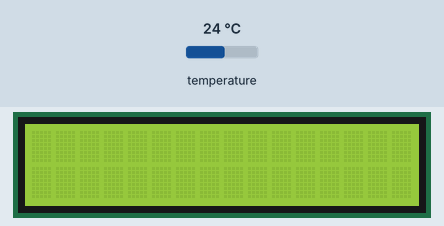
Simulated run of this sketch. Board: Arduino Uno, built with avr-gcc and run on an emulated ATmega328P. Shown: 16×2 character LCD. Inputs (shaded band) come from the test bench; at power-on: temperature 24 °C. What the sketch prints to the serial monitor is not drawn.

Above: at 1.2 s.
1.3 s: temperature set to 28 °C
At 4.1 s:
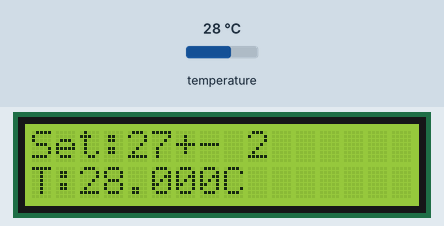
4.4 s: temperature set to 1 °C
At 6.3 s:
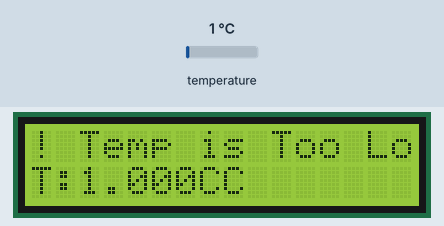
10.2 s: temperature set to 12 °C
At 11.8 s:
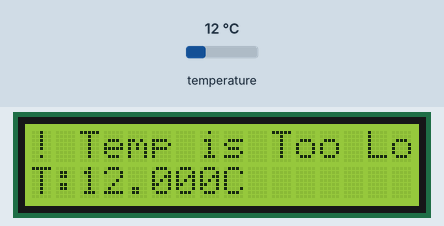
Timing chart, 0 to 13.3 s (numbered marks = the images above; inputs shaded):
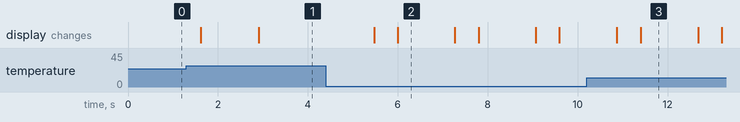

Measured:
- after the input at 1.3 s, the display: first differs from a run without the input after 1.6 s (image 1)
- after the input at 4.4 s, the display: first changes after 1.1 s (image 2 shows a later state)
- after the input at 10.2 s, the display: first differs from a run without the input after 1.2 s (image 3)
- what the display in image 2 shows lasts 1.3 s, from 6.0 s to 7.3 s

The sketch:

TemperatureWatcher.ino
```cpp
#include <LiquidCrystal.h>
#include <OneWire.h>
#include "LCDShield.h"
#include "eKettleTone.h"

//  Celsius
#define bCelsius  1

//  Temperature Set
float fTempSet = 27;  //  Deg Celcius
//  Temperature Range
float fTempRange = 2;  //  Deg Celcius

//  Modes Sensor(s)
#define  ModeSensorOne      0
#define  ModeSensorsAverage 1
#define  ModeSensorsAny     2
int iModeMultiSensor = ModeSensorOne;

//  Modes Alarm for Temperature
#define  ModeWatchForTempInRange  0
#define  ModeWatchForTempOutRange 1
#define  ModeWatchForTempMin      2
#define  ModeWatchForTempMax      3

int iModeWatchTemp = ModeWatchForTempMin;

//  Mode Edition
#define  ModeEditionNone      0
#define  ModeEditionSensor    1
#define  ModeEditionWatchFor  2
#define  ModeEditionRange     3

LiquidCrystal lcd(8, 9, 4, 5, 6, 7);
OneWire  ds(11);  // on pin 10 (a 4.7K resistor is necessary)
eKettleTone Tone(13);

void setup() {

  Serial.begin(9600);
  lcd.begin(16, 2);

  lcd.setCursor(0, 0);
  lcd.print("TempWatcher V1.0");
  lcd.setCursor(0, 1);
  lcd.print("Renaud D'Andre");

  lcd.clear();

  Serial.println ("Key");
  Serial.println (read_LCD_buttons());

}

void loop() {

  float fT;

  while (GetNextTemp(&fT)) {


    //Serial.print("T = ");
    Serial.println(fT);

    //  Line 1
    lcd.setCursor(0, 0);
    lcd.print("                ");
    lcd.setCursor(0, 0);

    String sStatus = "";
    if (GetWatchTempStatus(fT, &sStatus))
    {
      Tone.AlarmUp();
      lcd.print("! " + sStatus);
    }
    else
    {

      lcd.print("Set:");
      lcd.print(String(fTempSet, 0));
      lcd.print("+-");
      lcd.print(String(fTempRange, 0));
    }

    String sTemperature = "T:";
    sTemperature += String(fT, 3);
    sTemperature += "C";

    //  Line 2
    lcd.setCursor(0, 1);
    lcd.print(sTemperature);

  }
}

int GetWatchTempStatus(float fT, String *sStatus)
{

  /*
  ModeWatchForTempInRange  0
  ModeWatchForTempOutRange 1
  ModeWatchForTempMin      2
  ModeWatchForTempMax      3
  */

  float fLowRange = fTempSet - fTempRange;
  float fHighRange = fTempSet + fTempRange;

  bool bTisInRange = false;
  if ((fLowRange < fT) && (fT < fHighRange))
  {
    //  fT Is In Range
    bTisInRange = true;
  }else{
    bTisInRange = false;
  }

  switch (iModeWatchTemp) {
    case 0: //  In
      *sStatus = "Temp In Range";
      return bTisInRange;
      break;
    case 1: //  Out
       *sStatus = "Temp Out of Range";
      return !bTisInRange;
      break;
    case 2: //  Min
      *sStatus = "Temp is Too Low";
      return fT < fTempSet;
      break;
    case 3: //  Max
      *sStatus = "Temp is Too High";
      return fT > fTempSet;
      break;
  }

}

bool GetNextTemp(float *fT)
{

  //Serial.println("Start GetNextTemp");


  byte i;
  byte present = 0;
  byte type_s;
  byte data[12];
  byte addr[8];
  float celsius, fahrenheit;

  if ( !ds.search(addr)) {
    //Serial.println("No more addresses");
    //Serial.println();
    ds.reset_search();
    delay(250);
    return false;
  }

  /*
    Serial.print("ROM =");
    for( i = 0; i < 8; i++) {
    //Serial.write(' ');
    Serial.print(addr[i], HEX);
    }
  */

  if (OneWire::crc8(addr, 7) != addr[7]) {
    //Serial.println("CRC is not valid!");
    return false;
  }
  //Serial.println();

  // the first ROM byte indicates which chip
  switch (addr[0]) {
    case 0x10:
      //Serial.println("  Chip = DS18S20");  // or old DS1820
      type_s = 1;
      break;
    case 0x28:
      //Serial.println("  Chip = DS18B20");
      type_s = 0;
      break;
    case 0x22:
      //Serial.println("  Chip = DS1822");
      type_s = 0;
      break;
    default:
      //Serial.println("Device is not a DS18x20 family device.");
      return false;
  }

  ds.reset();
  ds.select(addr);
  ds.write(0x44, 1);        // start conversion, with parasite power on at the end

  delay(1000);     // maybe 750ms is enough, maybe not
  // we might do a ds.depower() here, but the reset will take care of it.

  present = ds.reset();
  ds.select(addr);
  ds.write(0xBE);         // Read Scratchpad

  /*
    Serial.print("  Data = ");
    Serial.print(present, HEX);
    Serial.print(" ");
  */

  for ( i = 0; i < 9; i++) {           // we need 9 bytes
    data[i] = ds.read();
    //Serial.print(data[i], HEX);
    //Serial.print(" ");
  }
  //Serial.print(" CRC=");
  //Serial.print(OneWire::crc8(data, 8), HEX);
  //Serial.println();

  // Convert the data to actual temperature
  // because the result is a 16 bit signed integer, it should
  // be stored to an "int16_t" type, which is always 16 bits
  // even when compiled on a 32 bit processor.
  int16_t raw = (data[1] << 8) | data[0];
  if (type_s) {
    raw = raw << 3; // 9 bit resolution default
    if (data[7] == 0x10) {
      // "count remain" gives full 12 bit resolution
      raw = (raw & 0xFFF0) + 12 - data[6];
    }
  } else {
    byte cfg = (data[4] & 0x60);
    // at lower res, the low bits are undefined, so let's zero them
    if (cfg == 0x00) raw = raw & ~7;  // 9 bit resolution, 93.75 ms
    else if (cfg == 0x20) raw = raw & ~3; // 10 bit res, 187.5 ms
    else if (cfg == 0x40) raw = raw & ~1; // 11 bit res, 375 ms
    //// default is 12 bit resolution, 750 ms conversion time
  }

  //Serial.println();
  //Serial.print("T = ");

  if (bCelsius) {
    celsius = (float)raw / 16.0;
    //Serial.print(celsius);
    //Serial.println(" Celsius");
    *fT = celsius;
  }
  else
  {
    //  fahrenheit
    fahrenheit = celsius * 1.8 + 32.0;
    //Serial.print(fahrenheit);
    //Serial.println(" Fahrenheit");
  }

  return true;

}


void ShowTemp()
{

  Serial.println("Start ShowTemps");


  byte i;
  byte present = 0;
  byte type_s;
  byte data[12];
  byte addr[8];
  float celsius, fahrenheit;

  if ( !ds.search(addr)) {
    Serial.println("No more addresses");
    Serial.println();
    ds.reset_search();
    delay(250);
    return;
  }

  /*
    Serial.print("ROM =");
    for( i = 0; i < 8; i++) {
    //Serial.write(' ');
    Serial.print(addr[i], HEX);
    }
  */

  if (OneWire::crc8(addr, 7) != addr[7]) {
    Serial.println("CRC is not valid!");
    return;
  }
  //Serial.println();

  // the first ROM byte indicates which chip
  switch (addr[0]) {
    case 0x10:
      //Serial.println("  Chip = DS18S20");  // or old DS1820
      type_s = 1;
      break;
    case 0x28:
      //Serial.println("  Chip = DS18B20");
      type_s = 0;
      break;
    case 0x22:
      //Serial.println("  Chip = DS1822");
      type_s = 0;
      break;
    default:
      //Serial.println("Device is not a DS18x20 family device.");
      return;
  }

  ds.reset();
  ds.select(addr);
  ds.write(0x44, 1);        // start conversion, with parasite power on at the end

  delay(1000);     // maybe 750ms is enough, maybe not
  // we might do a ds.depower() here, but the reset will take care of it.

  present = ds.reset();
  ds.select(addr);
  ds.write(0xBE);         // Read Scratchpad

  /*
    Serial.print("  Data = ");
    Serial.print(present, HEX);
    Serial.print(" ");
  */

  for ( i = 0; i < 9; i++) {           // we need 9 bytes
    data[i] = ds.read();
    //Serial.print(data[i], HEX);
    //Serial.print(" ");
  }
  //Serial.print(" CRC=");
  //Serial.print(OneWire::crc8(data, 8), HEX);
  //Serial.println();

  // Convert the data to actual temperature
  // because the result is a 16 bit signed integer, it should
  // be stored to an "int16_t" type, which is always 16 bits
  // even when compiled on a 32 bit processor.
  int16_t raw = (data[1] << 8) | data[0];
  if (type_s) {
    raw = raw << 3; // 9 bit resolution default
    if (data[7] == 0x10) {
      // "count remain" gives full 12 bit resolution
      raw = (raw & 0xFFF0) + 12 - data[6];
    }
  } else {
    byte cfg = (data[4] & 0x60);
    // at lower res, the low bits are undefined, so let's zero them
    if (cfg == 0x00) raw = raw & ~7;  // 9 bit resolution, 93.75 ms
    else if (cfg == 0x20) raw = raw & ~3; // 10 bit res, 187.5 ms
    else if (cfg == 0x40) raw = raw & ~1; // 11 bit res, 375 ms
    //// default is 12 bit resolution, 750 ms conversion time
  }

  //Serial.println();
  Serial.print("T = ");

  if (bCelsius) {
    celsius = (float)raw / 16.0;
    Serial.print(celsius);
    Serial.println(" Celsius");
  }
  else
  {
    //  fahrenheit
    fahrenheit = celsius * 1.8 + 32.0;
    Serial.print(fahrenheit);
    Serial.println(" Fahrenheit");
  }

}
```

eKettleTone.cpp
```cpp
#include "eKettleTone.h"
#include "Arduino.h"

eKettleTone::eKettleTone(int iPin)
{
	_iPin = iPin;
}

void eKettleTone::AlarmUp(){
	SimpleToneProgression(5, true, 500);
}

void eKettleTone::AlarmDown(){
	SimpleToneProgression(5, false, 500);
}

void eKettleTone::SimpleToneProgression(int iSteps, bool bUp, unsigned int iDuration_ms){

	//	Split Duration into Steps
	iDuration_ms = int (iDuration_ms / iSteps);

	int iCycle_ms;	//	Duration of half a Tone cycle

	for(int i = 0; i < iSteps; i++){
		//	Iterate steps


  Serial.begin(9600);
  Serial.println("Alarm!");

		//	Simple 1 ms Tone difference between steps
		if (bUp){
			iCycle_ms = i + 1;
		}else{
			iCycle_ms = iSteps - i;
		}

		unsigned long time;
		time = millis();	//	Note the actual time
		while (millis()< time + iDuration_ms){
			//	Loop until the duration of the current step is expired

			//	Piezo OFF
			digitalWrite(_iPin, LOW);
			delayMicroseconds(iCycle_ms * 1000);
			//	Piezo ON
			digitalWrite(_iPin, HIGH);
			delayMicroseconds(iCycle_ms *1000);

		}
	}
}
```

eKettleTone.h
```cpp
#ifndef eKettleTone_h
#define eKettleTone_h

//	Notes
#define NA4 440.00f
#define NB4 493.88f
#define NC5	523.25f
#define ND5	587.33f
#define NE5	659.25f
#define NF5	698.46f
#define NG5	783.99f

class eKettleTone{
public:

	eKettleTone(int iPin);

	void AlarmUp();
	void AlarmDown();

private:

	void SimpleToneProgression(int iSteps, bool bUp, unsigned int iDuration_ms);
  	int _iPin;

};

#endif
```

LCDShield.h
```cpp
// define some values used by the panel and buttons
int lcd_key     = 0;
int adc_key_in  = 0;

#define btnRIGHT  0
#define btnUP     1
#define btnDOWN   2
#define btnLEFT   3
#define btnSELECT 4
#define btnNONE   5


// read the buttons
int read_LCD_buttons()
{
  adc_key_in = analogRead(0);

  //Calibration Renaud
  //0
  //129
  //306
  //480
  //721
  //1023

  if (adc_key_in > 872) return btnNONE; // We make this the 1st option for speed reasons since it will be the most likely result

  if (adc_key_in < 65)   return btnRIGHT;
  if (adc_key_in < 218)  return btnUP;
  if (adc_key_in < 393)  return btnDOWN;
  if (adc_key_in < 601)  return btnLEFT;
  if (adc_key_in < 790)  return btnSELECT;

  return btnNONE;  // when all others fail, return this...
}
```
